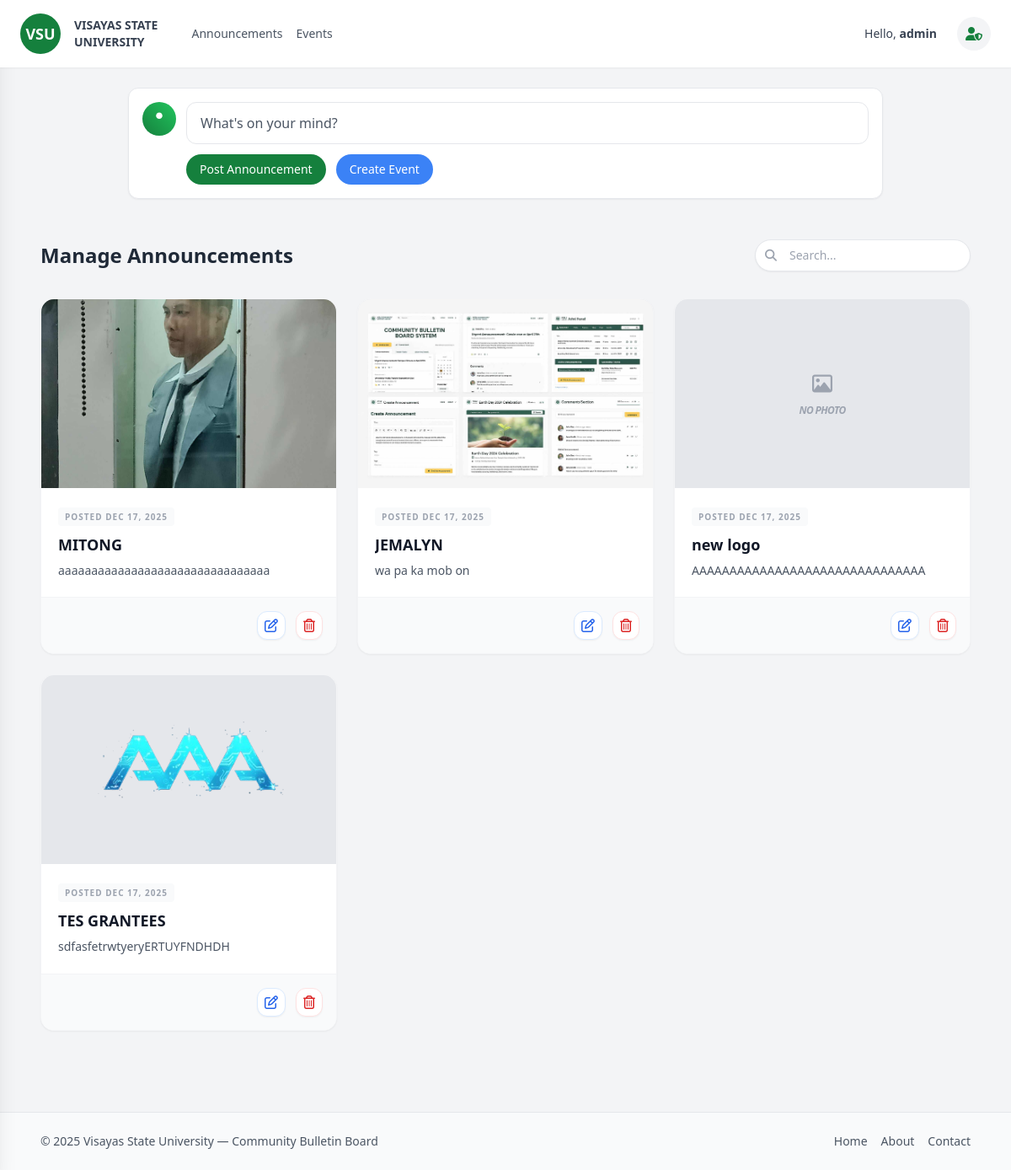
Page /dashboard.php?content=manageAnnouncement (signed in) on the committed database.
### tables this page shows
CREATE TABLE `announcements` (
  `announcement_id` int NOT NULL,
  `title` varchar(150) NOT NULL,
  `content` text NOT NULL,
  `posted_by` int DEFAULT NULL,
  `posted_at` timestamp NULL DEFAULT CURRENT_TIMESTAMP,
  `image` varchar(255) DEFAULT NULL
);

### manage_announcements.php (the view, shortened to what this page needs)
<?php
require_once 'config.php';
$stmt = $pdo->prepare("SELECT a.*, u.full_name FROM announcements a LEFT JOIN users u ON a.posted_by = u.user_id ORDER BY a.posted_at DESC");
$stmt->execute();
$announcements = $stmt->fetchAll();
?>
<div class="p-4 md:p-6">
  <div class="flex flex-col md:flex-row md:items-center justify-between gap-4 mb-8">
    <h2 class="text-xl md:text-2xl font-bold text-gray-800">Manage Announcements</h2>
    <div class="flex flex-col sm:flex-row gap-3 w-full md:w-auto">
        <div class="relative w-full sm:w-64">
            <span class="absolute inset-y-0 left-3 flex items-center text-gray-400">
                <i class="fa-solid fa-magnifying-glass text-sm"></i>
            </span>
            <input type="text" id="searchInput" placeholder="Search..."
                   class="pl-10 pr-4 py-2 w-full border rounded-full text-sm outline-none focus:ring-2 focus:ring-green-500 shadow-sm">
        </div>
    </div>
  </div>
  <div class="grid grid-cols-1 sm:grid-cols-2 lg:grid-cols-3 gap-4 md:gap-6">
    <?php foreach ($announcements as $ann): ?>
      <?php $d = date('M d, Y', strtotime($ann['posted_at'])); ?>
      <div class="content-item bg-white rounded-2xl shadow-sm border border-gray-100 overflow-hidden flex flex-col justify-between hover:shadow-md transition-shadow" data-aos="fade-up"
           data-title="<?= htmlspecialchars($ann['title']) ?>"
           data-date="<?= $d ?>">
        <div class="w-full h-48 sm:h-56 bg-gray-200 overflow-hidden">
            <?php if (!empty($ann['image'])): ?>
                <img src="uploads/announcements/<?= htmlspecialchars($ann['image']) ?>"
                     class="w-full h-full object-cover"
                     alt="Image">
            <?php else: ?>
                <div class="w-full h-full flex flex-col items-center justify-center text-gray-400 border-b">
                    <i class="fa-regular fa-image text-2xl mb-2"></i>
                    <span class="text-xs italic uppercase font-bold tracking-tighter">No Photo</span>
                </div>
            <?php endif; ?>
        </div>
        <div class="p-5">
          <span class="text-[10px] font-bold text-gray-400 uppercase tracking-widest bg-gray-50 px-2 py-1 rounded">Posted <?= $d ?></span>
          <h3 class="text-lg font-bold text-gray-900 mb-2 mt-3 leading-tight truncate"><?= htmlspecialchars($ann['title']) ?></h3>
          <p class="text-gray-600 text-sm line-clamp-3 leading-relaxed"><?= htmlspecialchars($ann['content']) ?></p>
        </div>
        <div class="bg-gray-50 p-4 flex justify-end gap-3 border-t border-gray-100">
            <button onclick="openModal('announcement', 'edit', <?= $ann['announcement_id'] ?>, '<?= addslashes($ann['title']) ?>', '<?= addslashes($ann['content']) ?>', '', '', '<?= $ann['image'] ?>')"
                    class="flex-1 sm:flex-none justify-center flex items-center gap-2 p-2 text-blue-600 bg-white border border-blue-100 rounded-xl hover:bg-blue-50 transition shadow-sm btn-animate">
              <i class="fa-regular fa-pen-to-square"></i> <span class="sm:hidden text-xs font-bold uppercase">Edit</span>
            </button>
            <form method="POST" action="process_manage.php" onsubmit="return confirm('Delete this?');" class="flex-1 sm:flex-none">
              <button type="submit" class="w-full justify-center flex items-center gap-2 p-2 text-red-600 bg-white border border-red-100 rounded-xl hover:bg-red-50 transition shadow-sm btn-animate">
                <i class="fa-regular fa-trash-can"></i> <span class="sm:hidden text-xs font-bold uppercase">Delete</span>
              </button>
            </form>
        </div>
      </div>
    <?php endforeach; ?>
  </div>
</div>

### dashboard.php (style rules this page uses)
.btn-animate { transition: transform .18s ease, box-shadow .18s ease; }
.content-item { transition: transform .22s ease, box-shadow .22s ease; }

### rows in the picture
announcements: image (picture), posted_at "DEC 17, 2025", title "MITONG", content "aaaaaaaaaaaaaaaaaaaaaaaaaaaaaaaa"
announcements: image (picture), posted_at "DEC 17, 2025", title "JEMALYN", content "wa pa ka mob on"
announcements: shows "NO PHOTO", posted_at "DEC 17, 2025", title "new logo", content "AAAAAAAAAAAAAAAAAAAAAAAAAAAAAAA"
announcements: image (picture), posted_at "DEC 17, 2025", title "TES GRANTEES", content "sdfasfetrwtyeryERTUYFNDHDH"

### other values in the picture
$_SESSION['username'] "admin"
